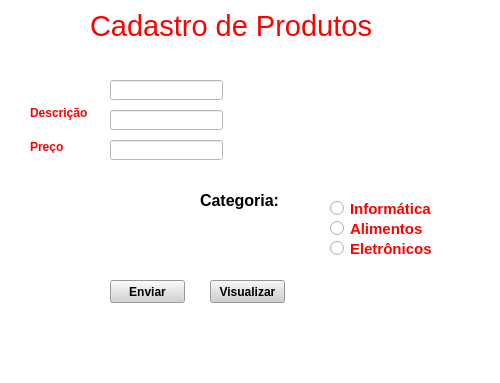
<?xml version="1.0" encoding="UTF-8"?>
<ui version="4.0">
 <class>MainWindow</class>
 <widget class="QMainWindow" name="MainWindow">
  <property name="geometry">
   <rect>
    <x>0</x>
    <y>0</y>
    <width>500</width>
    <height>383</height>
   </rect>
  </property>
  <property name="windowTitle">
   <string>MainWindow</string>
  </property>
  <property name="styleSheet">
   <string notr="true">background-color: rgb(255, 255, 255);</string>
  </property>
  <widget class="QWidget" name="centralwidget">
   <widget class="QLabel" name="label">
    <property name="geometry">
     <rect>
      <x>90</x>
      <y>10</y>
      <width>291</width>
      <height>31</height>
     </rect>
    </property>
    <property name="font">
     <font>
      <pointsize>22</pointsize>
     </font>
    </property>
    <property name="styleSheet">
     <string notr="true">color: rgb(255, 0, 0);</string>
    </property>
    <property name="text">
     <string>Cadastro de Produtos</string>
    </property>
   </widget>
   <widget class="QLabel" name="label_3">
    <property name="geometry">
     <rect>
      <x>30</x>
      <y>103</y>
      <width>61</width>
      <height>20</height>
     </rect>
    </property>
    <property name="font">
     <font>
      <weight>75</weight>
      <bold>true</bold>
     </font>
    </property>
    <property name="styleSheet">
     <string notr="true">color: rgb(255, 0, 0);</string>
    </property>
    <property name="text">
     <string>Descrição</string>
    </property>
   </widget>
   <widget class="QLabel" name="label_4">
    <property name="geometry">
     <rect>
      <x>30</x>
      <y>140</y>
      <width>47</width>
      <height>13</height>
     </rect>
    </property>
    <property name="font">
     <font>
      <weight>75</weight>
      <bold>true</bold>
     </font>
    </property>
    <property name="styleSheet">
     <string notr="true">color: rgb(255, 0, 0);</string>
    </property>
    <property name="text">
     <string>Preço</string>
    </property>
   </widget>
   <widget class="QLineEdit" name="lineEdit">
    <property name="geometry">
     <rect>
      <x>110</x>
      <y>80</y>
      <width>113</width>
      <height>20</height>
     </rect>
    </property>
   </widget>
   <widget class="QLineEdit" name="lineEdit_2">
    <property name="geometry">
     <rect>
      <x>110</x>
      <y>110</y>
      <width>113</width>
      <height>20</height>
     </rect>
    </property>
   </widget>
   <widget class="QLineEdit" name="lineEdit_3">
    <property name="geometry">
     <rect>
      <x>110</x>
      <y>140</y>
      <width>113</width>
      <height>20</height>
     </rect>
    </property>
   </widget>
   <widget class="QRadioButton" name="radioButton">
    <property name="geometry">
     <rect>
      <x>330</x>
      <y>200</y>
      <width>111</width>
      <height>17</height>
     </rect>
    </property>
    <property name="font">
     <font>
      <pointsize>11</pointsize>
      <weight>75</weight>
      <bold>true</bold>
     </font>
    </property>
    <property name="styleSheet">
     <string notr="true">color: rgb(255, 0, 0);</string>
    </property>
    <property name="text">
     <string>Informática</string>
    </property>
   </widget>
   <widget class="QRadioButton" name="radioButton_2">
    <property name="geometry">
     <rect>
      <x>330</x>
      <y>220</y>
      <width>111</width>
      <height>17</height>
     </rect>
    </property>
    <property name="font">
     <font>
      <pointsize>11</pointsize>
      <weight>75</weight>
      <bold>true</bold>
     </font>
    </property>
    <property name="styleSheet">
     <string notr="true">color: rgb(255, 0, 0);</string>
    </property>
    <property name="text">
     <string>Alimentos</string>
    </property>
   </widget>
   <widget class="QRadioButton" name="radioButton_3">
    <property name="geometry">
     <rect>
      <x>330</x>
      <y>240</y>
      <width>111</width>
      <height>17</height>
     </rect>
    </property>
    <property name="font">
     <font>
      <pointsize>11</pointsize>
      <weight>75</weight>
      <bold>true</bold>
     </font>
    </property>
    <property name="styleSheet">
     <string notr="true">color: rgb(255, 0, 0);</string>
    </property>
    <property name="text">
     <string>Eletrônicos</string>
    </property>
   </widget>
   <widget class="QLabel" name="label_5">
    <property name="geometry">
     <rect>
      <x>200</x>
      <y>190</y>
      <width>91</width>
      <height>20</height>
     </rect>
    </property>
    <property name="font">
     <font>
      <pointsize>12</pointsize>
      <weight>75</weight>
      <bold>true</bold>
     </font>
    </property>
    <property name="styleSheet">
     <string notr="true">color: rgb(255, 0, 0);
color: rgb(0, 0, 0);</string>
    </property>
    <property name="text">
     <string>Categoria:</string>
    </property>
   </widget>
   <widget class="QPushButton" name="pushButton">
    <property name="geometry">
     <rect>
      <x>110</x>
      <y>280</y>
      <width>75</width>
      <height>23</height>
     </rect>
    </property>
    <property name="font">
     <font>
      <weight>75</weight>
      <bold>true</bold>
     </font>
    </property>
    <property name="styleSheet">
     <string notr="true">background-color: rgb(211, 211, 211);</string>
    </property>
    <property name="text">
     <string>Enviar</string>
    </property>
   </widget>
   <widget class="QPushButton" name="pushButton_2">
    <property name="geometry">
     <rect>
      <x>210</x>
      <y>280</y>
      <width>75</width>
      <height>23</height>
     </rect>
    </property>
    <property name="font">
     <font>
      <weight>75</weight>
      <bold>true</bold>
     </font>
    </property>
    <property name="styleSheet">
     <string notr="true">
background-color: rgb(207, 207, 207);</string>
    </property>
    <property name="text">
     <string>Visualizar</string>
    </property>
   </widget>
  </widget>
  <widget class="QMenuBar" name="menubar">
   <property name="geometry">
    <rect>
     <x>0</x>
     <y>0</y>
     <width>500</width>
     <height>21</height>
    </rect>
   </property>
  </widget>
  <widget class="QStatusBar" name="statusbar"/>
 </widget>
 <resources/>
 <connections/>
</ui>
